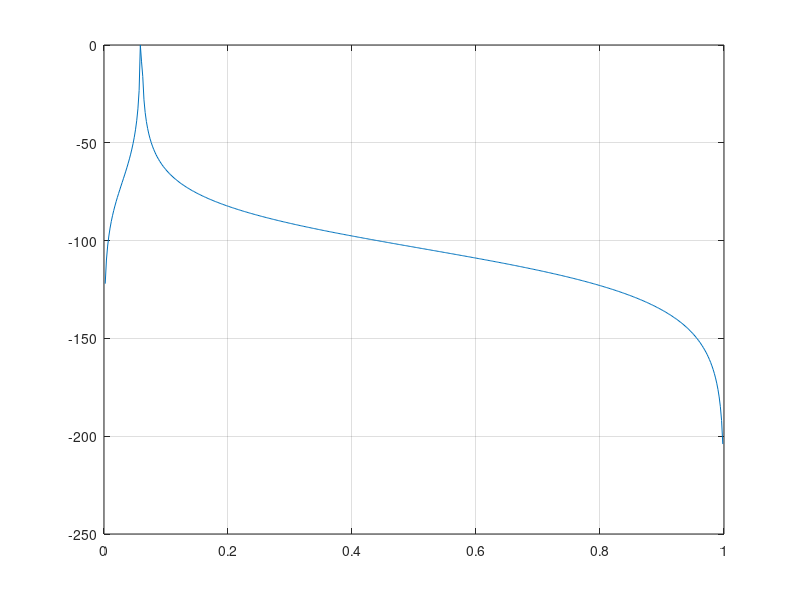

Reproduce this figure in MATLAB. (Note: this script raises an error after producing the figure.)
%% Experiment - 5
% Exercise - 8
clc;
clear;

%% Input signal
F_s = 1000;  % Sampling frequency
n = 0 : 1/F_s : 1;
x_10 = sin(2 * pi * 10 * n);
x_30 = sin(2 * pi * 30 * n);
x_50 = sin(2 * pi * 50 * n);
x = x_10 + x_30 + x_50;

%% IIR Chebyshev band-pass filter
r_p = 10;  % Pass band peak ripple (dB)
r_s = 40;  % Stop band peak ripple (dB)
f_p = [29 31];  w_p = 2 * f_p / F_s;  % Pass band edge frequency
f_s = [25 35];  w_s = 2 * f_s / F_s;  % Stop band edge frequency

[N, Wn] = cheb1ord(w_p, w_s, r_p, r_s);  % Chebyshev filter order
[NUM, DEN] = cheby1(N, r_p, w_p);  % Chebyshev filter

[H, W] = freqz(NUM, DEN);  % Frequency response

figure;
plot(W / pi, 20 * log10(abs(H))); grid ON;
title("Frequency response of IIR Chebyshev band-pass filter", "Ashrith 200902016")
xlabel('Normalised frequency (\times \pi rad/sample)'), ylabel('Magnitude (dB)')

figure;
zplane(NUM, DEN);
title("Pole-Zero Plot", "Ashrith 200902016")

%% Spectrum of input and filtered signal
y = filter(NUM, DEN, x);

figure;
subplot(211)
plot(n, abs(fft(x))); grid ON;
title("Mangnitude Spectrum of Input signal", "Ashrith 200902016")
xlabel('Normalised frequency (\times \pi rad/sample)'), ylabel('Magnitude')

subplot(212)
plot(n, abs(fft(y))); grid ON;
title("Mangnitude Spectrum of Filtered signal", "Ashrith 200902016")
xlabel('Normalised frequency (\times \pi rad/sample)'), ylabel('Magnitude')
